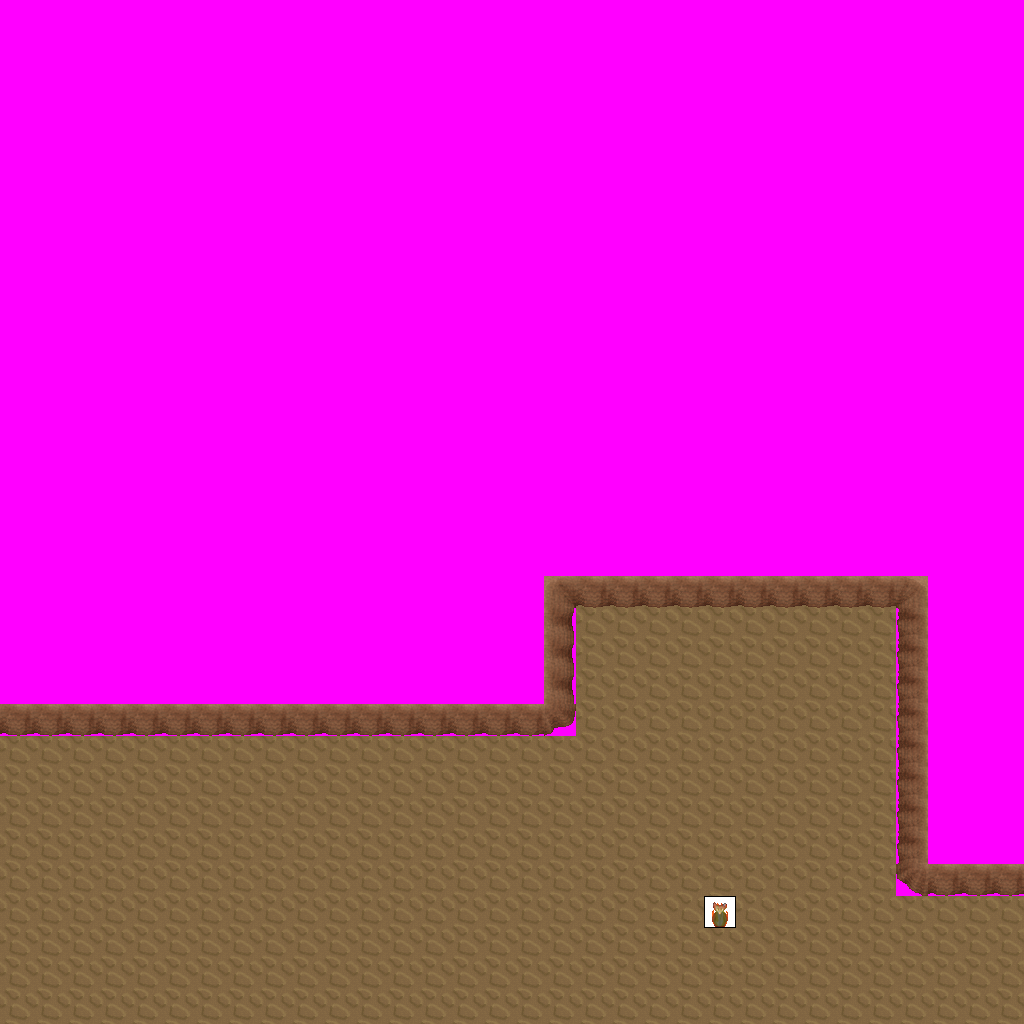

A level layout from a 2D game, rendered from its tile map. Below: a short description, then the map file with tile-grid data replaced by summaries:
An orthogonal 32x32 tile map with 32x32 px tiles, 9 tile layers (Ground, Objects, Above, Walkable, ...), 4 tilesets and 8 objects (4x newmap, from_west_0, from_east_0, from_north_0, from_north_1).

<map version="1.0" orientation="orthogonal" width="32" height="32" tilewidth="32" tileheight="32">
 <tileset firstgid="1" name="ground_brown" tilewidth="32" tileheight="32">
  <image source="../drawable/ground_brown.png" width="160" height="32" />
 </tileset>
 <tileset firstgid="6" name="logic_creature_ratfolk" tilewidth="32" tileheight="32">
  <image source="../drawable/logic_creature_ratfolk.png" width="96" height="32" />
 </tileset>
 <tileset firstgid="9" name="building_wall_int_sandstone" tilewidth="32" tileheight="32">
  <image source="../drawable/building_wall_int_sandstone.png" width="96" height="160" />
 </tileset>
 <tileset firstgid="24" name="walkable_sentinel" tilewidth="32" tileheight="32">
  <image source="../drawable/walkable_sentinel.png" width="32" height="32" />
 </tileset>
 <layer name="Ground" width="32" height="32">
  <data>[1024 cells, 1024 non-empty, 2 distinct tile ids]</data>
 </layer>
 <layer name="Objects" width="32" height="32">
  <data>[1024 cells, 0 non-empty, 0 distinct tile ids]</data>
 </layer>
 <layer name="Above" width="32" height="32">
  <data>[1024 cells, 0 non-empty, 0 distinct tile ids]</data>
 </layer>
 <layer name="Walkable" width="32" height="32">
  <data>[1024 cells, 706 non-empty, 1 distinct tile ids]</data>
 </layer>
 <layer name="Objects_stendhal" width="32" height="32">
  <data>[1024 cells, 45 non-empty, 7 distinct tile ids]</data>
 </layer>
 <layer name="Above_stendhal" width="32" height="32">
  <data>[1024 cells, 0 non-empty, 0 distinct tile ids]</data>
 </layer>
 <layer name="Objects_stendhal2" width="32" height="32">
  <data>[1024 cells, 1 non-empty, 1 distinct tile ids]</data>
 </layer>
 <layer name="Objects_stendhal3" width="32" height="32">
  <data>[1024 cells, 0 non-empty, 0 distinct tile ids]</data>
 </layer>
 <layer name="Above_stendhal2" width="32" height="32">
  <data>[1024 cells, 0 non-empty, 0 distinct tile ids]</data>
 </layer>
 <objectgroup name="Mapevents" width="32" height="32">
  <object name="exit_east_0" type="newmap" x="992" y="896" width="32" height="128">
   <properties>
    <property name="map" value="level_3_orril_dungeon_x5_y1" />
    <property name="place" value="from_east_0" />
   </properties>
  </object>
  <object name="exit_west_0" type="newmap" x="0" y="736" width="32" height="288">
   <properties>
    <property name="map" value="level_3_orril_dungeon_x3_y1" />
    <property name="place" value="from_west_0" />
   </properties>
  </object>
  <object name="exit_south_0" type="newmap" x="0" y="992" width="32" height="32">
   <properties>
    <property name="map" value="level_3_orril_dungeon_x4_y2" />
    <property name="place" value="from_south_0" />
   </properties>
  </object>
  <object name="exit_south_1" type="newmap" x="352" y="992" width="672" height="32">
   <properties>
    <property name="map" value="level_3_orril_dungeon_x4_y2" />
    <property name="place" value="from_south_1" />
   </properties>
  </object>
 </objectgroup>
 <objectgroup name="Spawn" width="32" height="32">
  <object name="from_west_0" x="992" y="960" width="32" height="32" />
  <object name="from_east_0" x="0" y="864" width="32" height="32" />
  <object name="from_north_0" x="0" y="992" width="32" height="32" />
  <object name="from_north_1" x="672" y="992" width="32" height="32" />
 </objectgroup>
 <objectgroup name="Keys" width="32" height="32" />
 <objectgroup name="Replace" width="32" height="32" />
</map>
